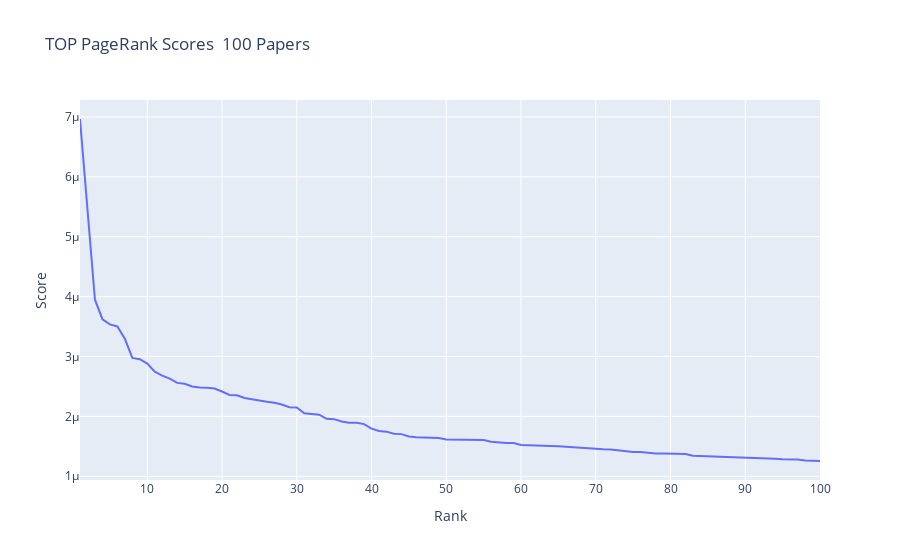

Notebook code for this chart:
### Markdown cell above
This code uses the plotly library to create a line plot of the top 100 PageRank scores, where the x-axis shows the rank and the y-axis shows the score.

### Code cell
import plotly.graph_objs as go

top_scores = [score for _, score in sorted_scores[:100]]

trace = go.Scatter(
    x=list(range(1, 101)), 
    y=top_scores, 
    mode="lines"
)

layout = go.Layout(
    title="TOP PageRank Scores  100 Papers",
    xaxis=dict(title="Rank"),
    yaxis=dict(title="Score")
)

fig = go.Figure(data=[trace], layout=layout)
fig.show()

### Figure 1 — Plotly figure (JSON) as saved in the notebook; plotly's stock layout.template omitted (floating-point values rounded to 4 significant figures)
{"data": [{"mode": "lines", "type": "scatter", "x": [1, 2, 3, 4, 5, 6, 7, 8, 9, 10, 11, 12, 13, 14, 15, 16, 17, 18, 19, 20, 21, 22, 23, 24, 25, 26, 27, 28, 29, 30, 31, 32, 33, 34, 35, 36, 37, 38, 39, 40, 41, 42, 43, 44, 45, 46, 47, 48, 49, 50, 51, 52, 53, 54, 55, 56, 57, 58, 59, 60, 61, 62, 63, 64, 65, 66, 67, 68, 69, 70, 71, 72, 73, 74, 75, 76, 77, 78, 79, 80, 81, 82, 83, 84, 85, 86, 87, 88, 89, 90, 91, 92, 93, 94, 95, 96, 97, 98, 99, 100], "y": [6.966e-06, 5.394e-06, 3.949e-06, 3.622e-06, 3.536e-06, 3.502e-06, 3.295e-06, 2.976e-06, 2.955e-06, 2.881e-06, 2.747e-06, 2.682e-06, 2.631e-06, 2.559e-06, 2.546e-06, 2.499e-06, 2.481e-06, 2.48e-06, 2.465e-06, 2.415e-06, 2.358e-06, 2.354e-06, 2.306e-06, 2.287e-06, 2.262e-06, 2.246e-06, 2.227e-06, 2.197e-06, 2.152e-06, 2.15e-06, 2.053e-06, 2.035e-06, 2.029e-06, 1.96e-06, 1.954e-06, 1.916e-06, 1.896e-06, 1.893e-06, 1.871e-06, 1.796e-06, 1.755e-06, 1.746e-06, 1.711e-06, 1.704e-06, 1.665e-06, 1.651e-06, 1.651e-06, 1.649e-06, 1.637e-06, 1.616e-06, 1.613e-06, 1.611e-06, 1.611e-06, 1.608e-06, 1.607e-06, 1.576e-06, 1.56e-06, 1.557e-06, 1.556e-06, 1.523e-06, 1.517e-06, 1.509e-06, 1.506e-06, 1.504e-06, 1.5e-06, 1.491e-06, 1.484e-06, 1.476e-06, 1.467e-06, 1.461e-06, 1.451e-06, 1.449e-06, 1.432e-06, 1.413e-06, 1.406e-06, 1.405e-06, 1.389e-06, 1.382e-06, 1.381e-06, 1.38e-06, 1.374e-06, 1.371e-06, 1.342e-06, 1.338e-06, 1.324e-06, 1.321e-06, 1.318e-06, 1.313e-06, 1.311e-06, 1.311e-06, 1.308e-06, 1.306e-06, 1.298e-06, 1.293e-06, 1.284e-06, 1.282e-06, 1.28e-06, 1.265e-06, 1.264e-06, 1.255e-06]}], "layout": {"title": {"text": "TOP PageRank Scores  100 Papers"}, "xaxis": {"title": {"text": "Rank"}}, "yaxis": {"title": {"text": "Score"}}}}
